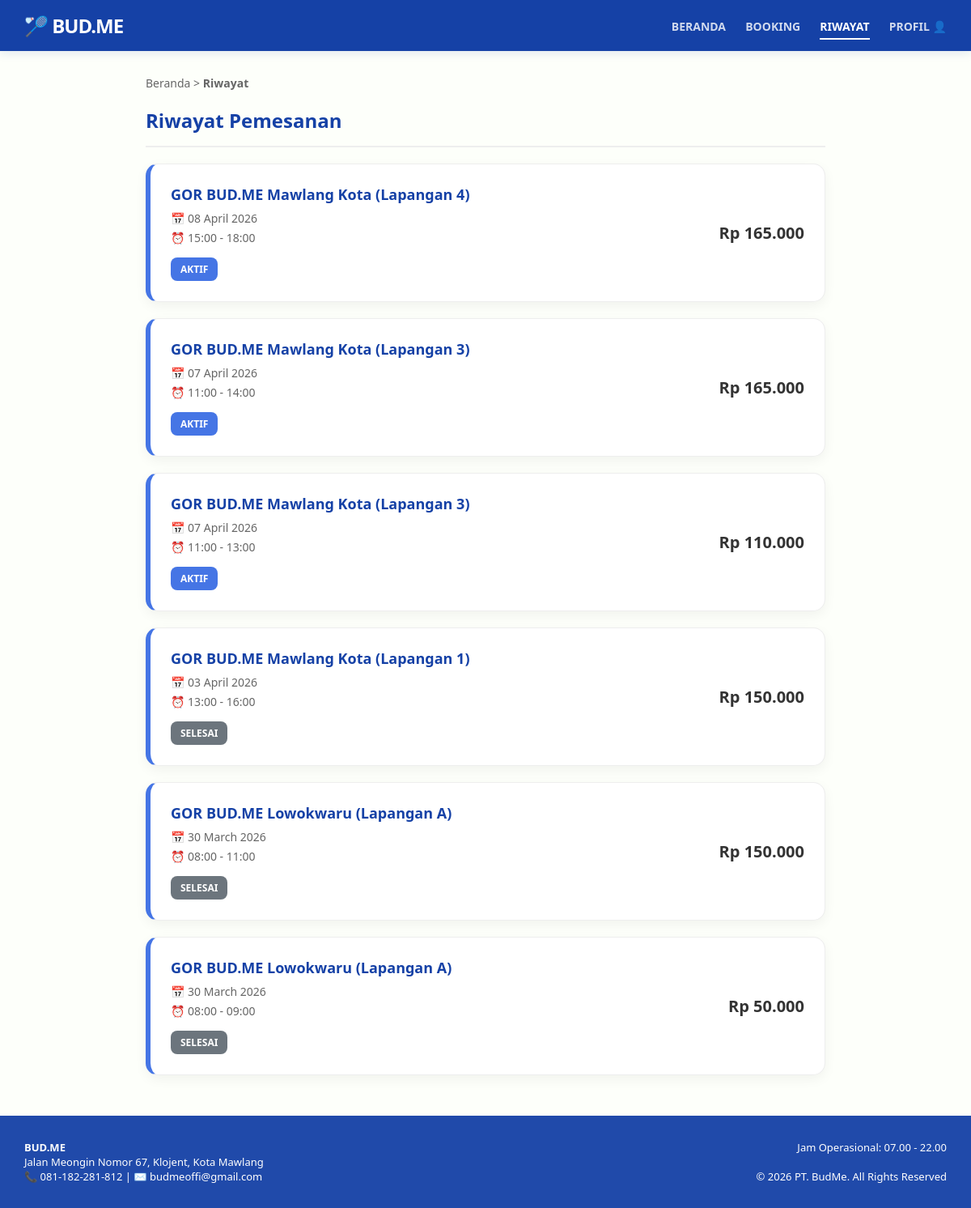
Page /index.php?page=riwayat (signed in) on the committed database.
### tables this page shows
CREATE TABLE `bookings` (
  `id` int(11) NOT NULL,
  `user_id` int(11) NOT NULL,
  `lapangan_id` int(11) NOT NULL,
  `tanggal_booking` date NOT NULL,
  `jam_mulai` time NOT NULL,
  `jam_selesai` time NOT NULL,
  `total_biaya` decimal(10,2) NOT NULL,
  `status_booking` enum('Menunggu Pembayaran','Aktif','Selesai','Dibatalkan') DEFAULT 'Menunggu Pembayaran'
);

CREATE TABLE `cabang` (
  `id` int(11) NOT NULL,
  `nama_cabang` varchar(100) NOT NULL,
  `alamat` text DEFAULT NULL,
  `kontak` varchar(20) DEFAULT NULL,
  `jam_buka` time DEFAULT NULL,
  `jam_tutup` time DEFAULT NULL
);

CREATE TABLE `lapangan` (
  `id` int(11) NOT NULL,
  `cabang_id` int(11) NOT NULL,
  `jenis_lantai_id` int(11) NOT NULL,
  `nama_lapangan` varchar(50) NOT NULL
);

### controllers/RiwayatController.php (called while the page is built, shortened)
<?php
require_once 'models/BookingModel.php';
class RiwayatController {
    private $bookingModel;
    public function __construct() {
        $database = new Database();
        $db = $database->getConnection();
        $this->bookingModel = new BookingModel($db);
    }
    public function index() {
        $user_id = $_SESSION['user_id'];
        $this->bookingModel->autoUpdateStatusSelesai();
        $riwayat_booking = $this->bookingModel->getRiwayatByUser($user_id);
        require_once 'views/riwayat.php';
    }
}
?>

### models/BookingModel.php (called while the page is built, shortened)
<?php
class BookingModel {
    private $conn;
    public function __construct($db) {
        $this->conn = $db;
    }
    public function getRiwayatByUser($user_id) {
        $query = "SELECT b.tanggal_booking, b.jam_mulai, b.jam_selesai, b.total_biaya, b.status_booking,
                         c.nama_cabang, l.nama_lapangan
                  FROM bookings b
                  JOIN lapangan l ON b.lapangan_id = l.id
                  JOIN cabang c ON l.cabang_id = c.id
                  WHERE b.user_id = :user_id
                  ORDER BY b.tanggal_booking DESC";
        $stmt = $this->conn->prepare($query);
        $stmt->bindParam(":user_id", $user_id);
        $stmt->execute();
        return $stmt->fetchAll(PDO::FETCH_ASSOC);
    }
}
?>

### views/riwayat.php (the view, shortened to what this page needs)
<!DOCTYPE html>
<html lang="id">
<head>
</head>
<body>
    <header>
        <h1>🏸 BUD.ME</h1>
        <nav>
            <a href="<?= BASE_URL ?>index.php?page=beranda">Beranda</a>
            <a href="<?= BASE_URL ?>index.php?page=booking">Booking</a>
            <a href="<?= BASE_URL ?>index.php?page=riwayat" class="active">Riwayat</a>
            <a href="<?= BASE_URL ?>index.php?page=profil">Profil 👤</a>
        </nav>
    </header>
    <div class="container">
        <div class="breadcrumb">Beranda > <strong>Riwayat</strong></div>
        <h2>Riwayat Pemesanan</h2>
        <?php if(!empty($riwayat_booking)): ?>
            <?php foreach($riwayat_booking as $booking): ?>
                <div class="history-card">
                    <div class="history-info">
                        <h3><?= htmlspecialchars($booking['nama_cabang']); ?> (<?= htmlspecialchars($booking['nama_lapangan']); ?>)</h3>
                        <p>📅 <?= htmlspecialchars(date('d F Y', strtotime($booking['tanggal_booking']))); ?></p>
                        <p>⏰ <?= htmlspecialchars(substr($booking['jam_mulai'], 0, 5)); ?> - <?= htmlspecialchars(substr($booking['jam_selesai'], 0, 5)); ?></p>
                        <?php
                            if ($booking['status_booking'] == 'Aktif') $status_class = 'status-aktif';
                            elseif ($booking['status_booking'] == 'Menunggu Pembayaran') $status_class = 'status-menunggu';
                            else $status_class = 'status-selesai';
                        ?>
                        <span class="status-badge <?= $status_class ?>"><?= htmlspecialchars($booking['status_booking']); ?></span>
                    </div>
                    <div class="history-price">Rp <?= number_format($booking['total_biaya'], 0, ',', '.'); ?></div>
                </div>
            <?php endforeach; ?>
        <?php else: ?>
            <div class="history-card" style="justify-content: center; text-align: center; border-left: 6px solid #ccc;">
                <p>Belum ada riwayat pemesanan. Yuk, booking lapangan sekarang!</p>
            </div>
        <?php endif; ?>
    </div>
    <footer>
        <div><strong>BUD.ME</strong><br>Jalan Meongin Nomor 67, Klojent, Kota Mawlang<br>📞 081-182-281-812 | ✉️ budmeoffi@gmail.com</div>
        <div style="text-align: right;">Jam Operasional: 07.00 - 22.00<br><br>&copy; 2026 PT. BudMe. All Rights Reserved</div>
    </footer>
</body>
</html>

### views/riwayat.php (style rules this page uses)
body { font-family: 'Segoe UI', Tahoma, Geneva, Verdana, sans-serif; margin: 0; background-color: #fdfffa; color: #333; display: flex; flex-direction: column; min-height: 100vh; }
header { background-color: #1541a6; color: white; padding: 15px 30px; display: flex; justify-content: space-between; align-items: center; box-shadow: 0 4px 10px rgba(21, 65, 166, 0.1); }
header h1 { margin: 0; font-size: 24px; font-weight: 800; letter-spacing: -1px; }
nav a { color: white; text-decoration: none; margin-left: 20px; font-weight: 600; font-size: 14px; text-transform: uppercase; transition: 0.3s; opacity: 0.8; }
nav a:hover, nav a.active { opacity: 1; border-bottom: 2px solid white; padding-bottom: 5px; }
.container { padding: 30px; max-width: 900px; margin: 0 auto; flex: 1; width: 100%; box-sizing: border-box; }
.breadcrumb { font-size: 14px; color: #666; margin-bottom: 20px; font-weight: 500; }
h2 { color: #1541a6; font-weight: 800; margin-top: 0; border-bottom: 2px solid #eee; padding-bottom: 15px; }
.history-card { background: white; padding: 25px; border-radius: 15px; box-shadow: 0 5px 15px rgba(0,0,0,0.05); margin-bottom: 20px; display: flex; justify-content: space-between; align-items: center; border: 1px solid #eee; border-left: 6px solid #4575e5; transition: 0.3s; }
.history-info h3 { margin: 0 0 8px 0; color: #1541a6; font-size: 18px; }
.history-info p { margin: 5px 0; color: #666; font-size: 14px; }
.history-price { font-size: 20px; font-weight: 800; color: #333; text-align: right; }
.status-badge { display: inline-block; padding: 6px 12px; border-radius: 8px; font-size: 12px; font-weight: bold; color: white; margin-top: 10px; text-transform: uppercase; }
.status-aktif { background-color: #4575e5; }
.status-selesai { background-color: #6c757d; }
footer { background-color: #1541a6; color: white; padding: 30px; margin-top: auto; font-size: 13px; width: 100%; box-sizing: border-box; display: flex; justify-content: space-between; opacity: 0.95; }

### rows in the picture
bookings: cabang.nama_cabang "GOR BUD.ME Mawlang Kota", lapangan.nama_lapangan "Lapangan 4", tanggal_booking "08 April 2026", jam_mulai "15:00", jam_selesai "18:00", status_booking "AKTIF", total_biaya "165.000"
bookings: cabang.nama_cabang "GOR BUD.ME Mawlang Kota", lapangan.nama_lapangan "Lapangan 3", tanggal_booking "07 April 2026", jam_mulai "11:00", jam_selesai "14:00", status_booking "AKTIF", total_biaya "165.000"
bookings: cabang.nama_cabang "GOR BUD.ME Mawlang Kota", lapangan.nama_lapangan "Lapangan 3", tanggal_booking "07 April 2026", jam_mulai "11:00", jam_selesai "13:00", status_booking "AKTIF", total_biaya "110.000"
bookings: cabang.nama_cabang "GOR BUD.ME Mawlang Kota", lapangan.nama_lapangan "Lapangan 1", tanggal_booking "03 April 2026", jam_mulai "13:00", jam_selesai "16:00", status_booking "SELESAI", total_biaya "150.000"
bookings: cabang.nama_cabang "GOR BUD.ME Lowokwaru", lapangan.nama_lapangan "Lapangan A", tanggal_booking "30 March 2026", jam_mulai "08:00", jam_selesai "11:00", status_booking "SELESAI", total_biaya "150.000"
bookings: cabang.nama_cabang "GOR BUD.ME Lowokwaru", lapangan.nama_lapangan "Lapangan A", tanggal_booking "30 March 2026", jam_mulai "08:00", jam_selesai "09:00", status_booking "SELESAI", total_biaya "50.000"
